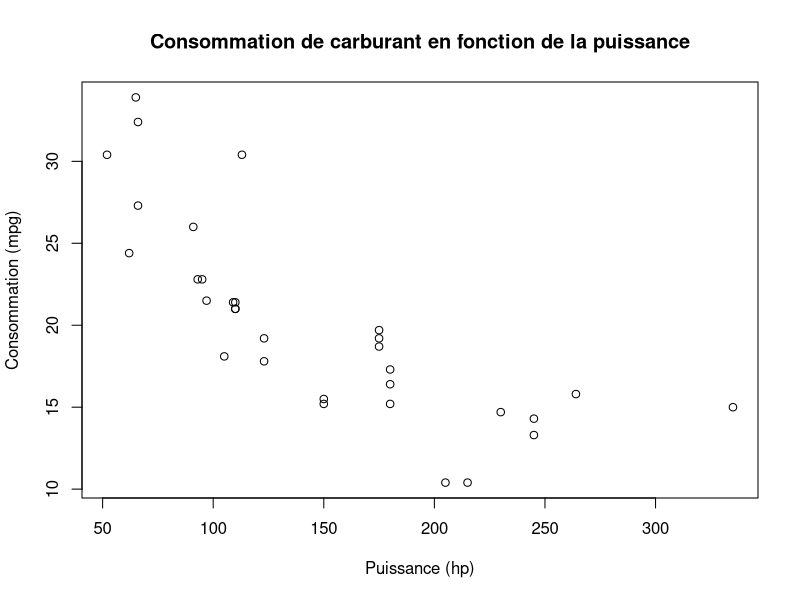
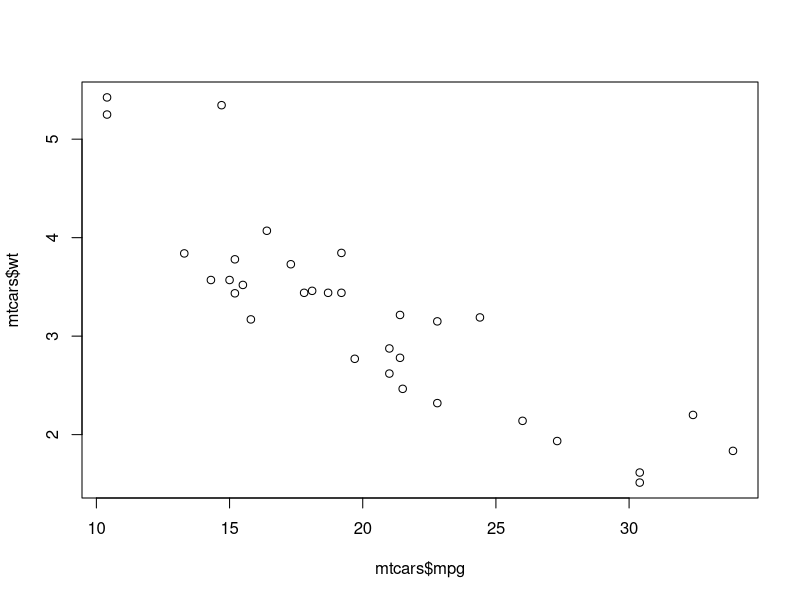
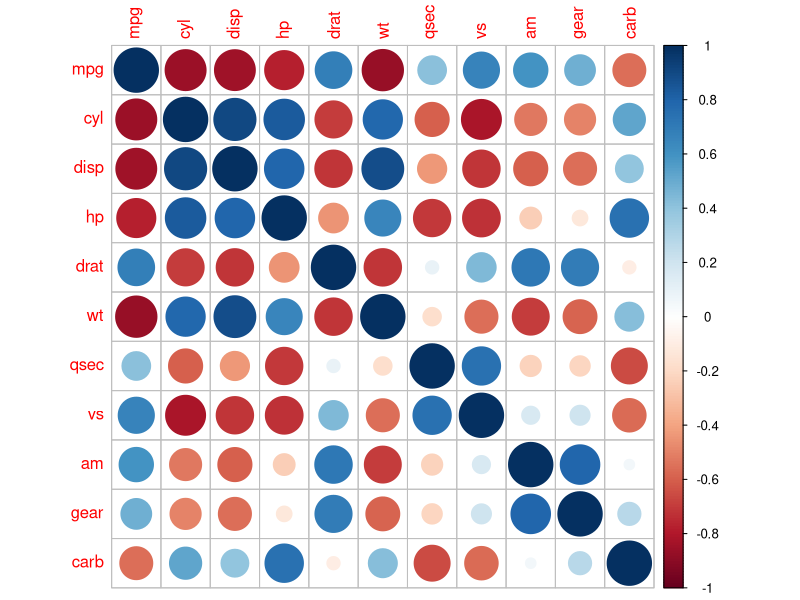
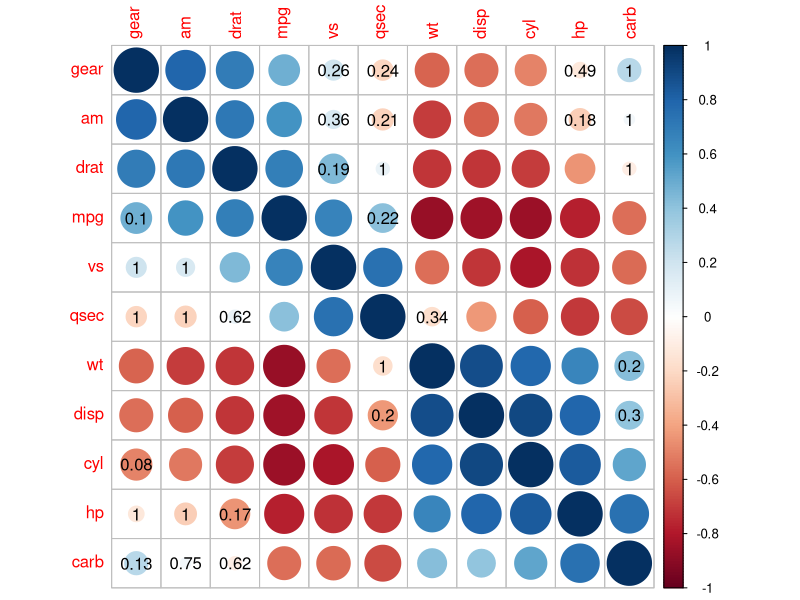
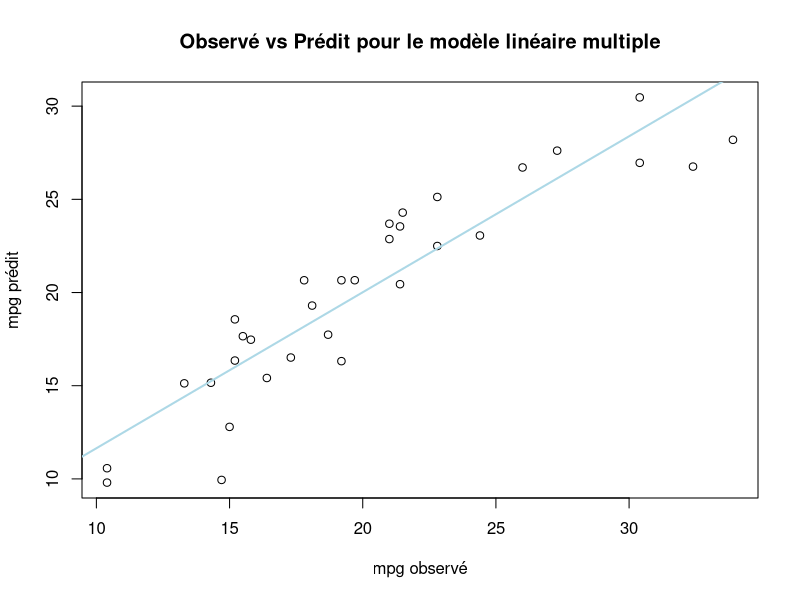

Write the R code that produced these figures, in order.
## ---- chunk 1
knitr::opts_chunk$set(echo = TRUE)
## ---- chunk 2
mtcars
summary(mtcars)
## ---- chunk 3
plot(mtcars$hp, mtcars$mpg,
     main = "Consommation de carburant en fonction de la puissance",
     xlab = "Puissance (hp)",
     ylab = "Consommation (mpg)")
## ---- chunk 4
cor(x = mtcars$mpg, mtcars$wt)
plot(mtcars$mpg, mtcars$wt)
## ---- chunk 5
cor.test(x = mtcars$mpg, mtcars$wt)
## ---- chunk 6
cor(mtcars)
## ---- chunk 7
library(corrplot)
M <- cor(mtcars)
corrplot(M)
## ---- chunk 8
install.packages("psych")
library(psych)
cor.matrix <- corr.test(mtcars)
corrplot(cor.matrix$r, p.mat = cor.matrix$p, insig = "p-value", order = "AOE")
## ---- chunk 9
modele <- lm(mpg ~ wt + hp + drat, data = mtcars)
summary(modele)

mpg_pred <- predict(modele)

# Graphique Observé vs Prédit
plot(mtcars$mpg, mpg_pred,
     xlab = "mpg observé",
     ylab = "mpg prédit",
     main = "Observé vs Prédit pour le modèle linéaire multiple",)
abline(lm(mpg_pred ~ mtcars$mpg), col = "light blue", lwd = 2)
## ---- chunk 10
summary(modele)$r.squared       
summary(modele)$adj.r.squared
## ---- chunk 11
modele1<- lm(mpg ~ wt + hp + drat, data = mtcars)
summary(modele1)
